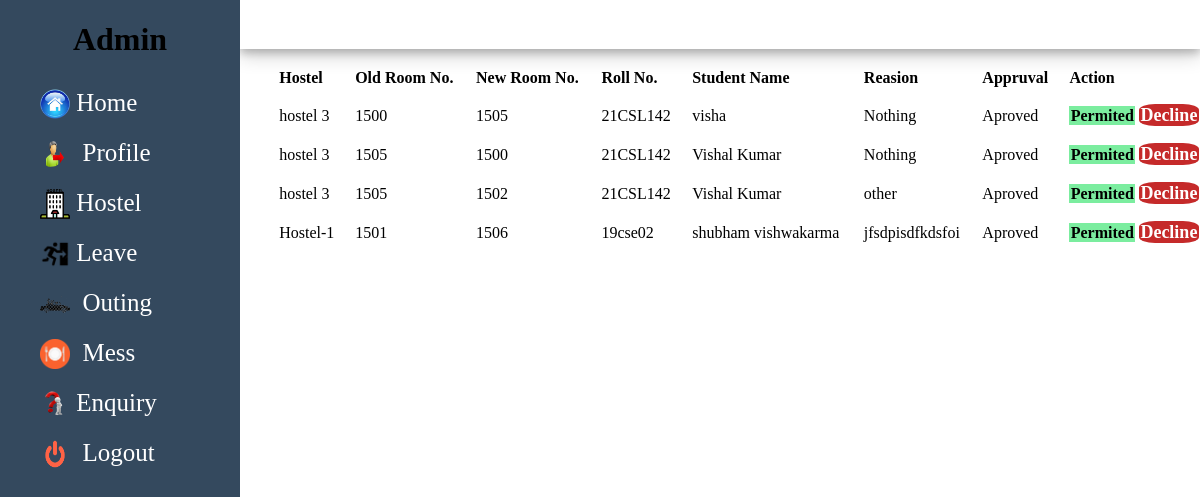
Page /room-change (signed in) on the earlier database version.
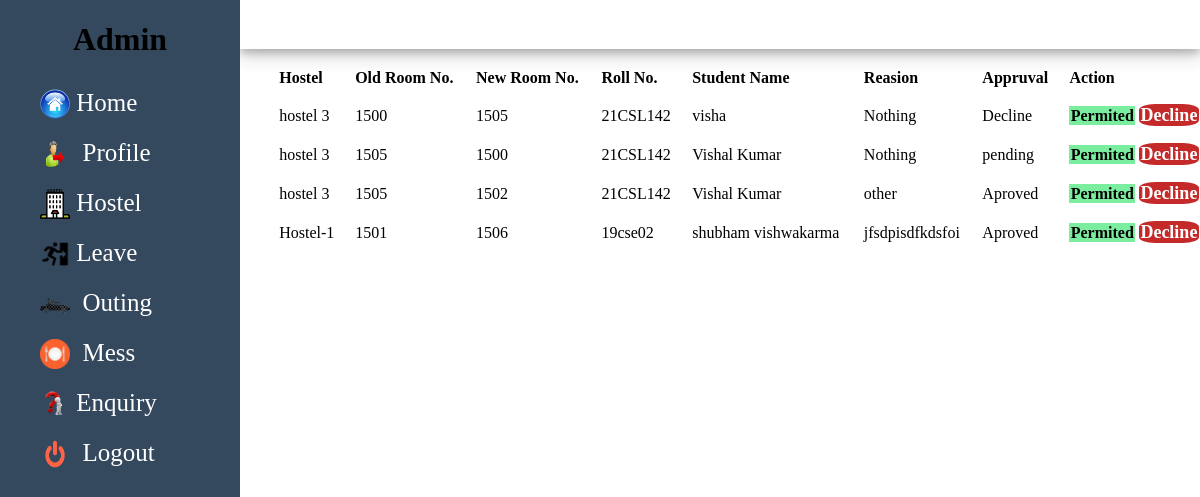
Same page on the later database version.
### home/models.py (models this page shows, shortened)
class RoomChange(models.Model):
    roll_number = models.CharField(max_length=50)
    hostel = models.CharField(max_length=20)
    old_room_no = models.IntegerField()
    new_room_no = models.IntegerField()
    student_name = models.CharField(max_length=50)
    dept = models.CharField(max_length=50)
    reasion = models.CharField(max_length=50)
    status = models.CharField(max_length=20,default="pending")
    Aaa = models.CharField(max_length=50, null=True)
    Aab = models.CharField(max_length=50, null=True)

### home/views.py (the view)
# urls.py: path('room-change', views.room_change, name='room-change' ),
def room_change(request):
    if request.user.is_anonymous:
        return redirect('/login')
    else:
        em = request.user.email
        if em == 'Null@gmail.com':
            username = request.user.username
            room_change_en = RoomChange.objects.all()
            room_change_en = {'room_change_en':room_change_en}
            return render(request, 'room-change.html', room_change_en)
        else:
            return redirect('/student-index')

### templates/room-change.html
{% extends "side-menu.html" %}
{% block body %}
<div class="main">
    <div class="row">
    </div>
    <div class="row1">
    <table class="tbl-room-change">
                <tr>
                    <th>Hostel</th>
                    <th>Old Room No.</th>
                    <th>New Room No.</th>
                    <th>Roll No.</th>
                    <th>Student Name</th>
                    <th>Reasion</th>
                    <th>Appruval</th>
                    <th>Action</th>
                </tr>
                {% for i in room_change_en %}
                <tr>
                  <td>{{ i.hostel }}</td>
                   <td>{{ i.old_room_no }}</td>
                   <td>{{ i.new_room_no }}</td>
                   <td>{{ i.roll_number }}</td>
                   <td>{{ i.student_name }}</td>
                   <td> {{ i.reasion }}</td>
                   <td> {{ i.status }}</td>
                  <td>
                 <a href ="{% url 'room-change-accept' i.id %}" class ="btn-secondry">Permited</a>
                 <a href ="{% url 'room-change-decline' i.id %}" class ="btn-danger">Decline</a>
                 </td>
                </tr>
                {% endfor %}
    </table>
    </div>
</div>
{% endblock body %}

Differences in the rows shown:
changed RoomChange "visha": status "Aproved" → "Decline"
changed RoomChange: status "Aproved" → "pending"
